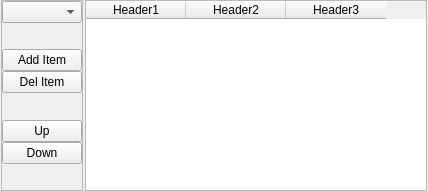
<?xml version="1.0" encoding="UTF-8"?>
<ui version="4.0">
 <class>wgSettings</class>
 <widget class="QWidget" name="wgSettings">
  <property name="geometry">
   <rect>
    <x>0</x>
    <y>0</y>
    <width>428</width>
    <height>191</height>
   </rect>
  </property>
  <property name="windowTitle">
   <string>ProdTree</string>
  </property>
  <layout class="QGridLayout" name="gridLayout">
   <property name="leftMargin">
    <number>1</number>
   </property>
   <property name="topMargin">
    <number>0</number>
   </property>
   <property name="rightMargin">
    <number>1</number>
   </property>
   <property name="bottomMargin">
    <number>0</number>
   </property>
   <property name="spacing">
    <number>1</number>
   </property>
   <item row="0" column="0">
    <layout class="QVBoxLayout" name="vlSettings">
     <property name="spacing">
      <number>2</number>
     </property>
     <item>
      <layout class="QHBoxLayout" name="hlSettings">
       <property name="spacing">
        <number>2</number>
       </property>
       <item>
        <widget class="QFrame" name="qfButtons">
         <property name="frameShape">
          <enum>QFrame::StyledPanel</enum>
         </property>
         <layout class="QVBoxLayout" name="vlTreeBtns">
          <property name="spacing">
           <number>0</number>
          </property>
          <property name="margin">
           <number>0</number>
          </property>
          <item>
           <widget class="QComboBox" name="cbCurrentTree">
            <property name="toolTip">
             <string>Current Tree</string>
            </property>
           </widget>
          </item>
          <item>
           <spacer name="verticalSpacer_2">
            <property name="orientation">
             <enum>Qt::Vertical</enum>
            </property>
            <property name="sizeHint" stdset="0">
             <size>
              <width>20</width>
              <height>20</height>
             </size>
            </property>
           </spacer>
          </item>
          <item>
           <widget class="QPushButton" name="pbAddItem">
            <property name="sizePolicy">
             <sizepolicy hsizetype="Minimum" vsizetype="Fixed">
              <horstretch>0</horstretch>
              <verstretch>0</verstretch>
             </sizepolicy>
            </property>
            <property name="minimumSize">
             <size>
              <width>0</width>
              <height>0</height>
             </size>
            </property>
            <property name="maximumSize">
             <size>
              <width>16777215</width>
              <height>16777215</height>
             </size>
            </property>
            <property name="text">
             <string>Add Item</string>
            </property>
           </widget>
          </item>
          <item>
           <widget class="QPushButton" name="pbDelItem">
            <property name="enabled">
             <bool>true</bool>
            </property>
            <property name="text">
             <string>Del Item</string>
            </property>
           </widget>
          </item>
          <item>
           <spacer name="verticalSpacer">
            <property name="orientation">
             <enum>Qt::Vertical</enum>
            </property>
            <property name="sizeHint" stdset="0">
             <size>
              <width>20</width>
              <height>20</height>
             </size>
            </property>
           </spacer>
          </item>
          <item>
           <widget class="QPushButton" name="pbItemUp">
            <property name="minimumSize">
             <size>
              <width>50</width>
              <height>20</height>
             </size>
            </property>
            <property name="maximumSize">
             <size>
              <width>16777215</width>
              <height>16777215</height>
             </size>
            </property>
            <property name="text">
             <string>Up</string>
            </property>
           </widget>
          </item>
          <item>
           <widget class="QPushButton" name="pbItemDn">
            <property name="minimumSize">
             <size>
              <width>50</width>
              <height>20</height>
             </size>
            </property>
            <property name="maximumSize">
             <size>
              <width>16777215</width>
              <height>16777215</height>
             </size>
            </property>
            <property name="text">
             <string>Down</string>
            </property>
           </widget>
          </item>
          <item>
           <spacer name="verticalSpacer_3">
            <property name="orientation">
             <enum>Qt::Vertical</enum>
            </property>
            <property name="sizeHint" stdset="0">
             <size>
              <width>20</width>
              <height>20</height>
             </size>
            </property>
           </spacer>
          </item>
         </layout>
        </widget>
       </item>
       <item>
        <widget class="QTreeWidget" name="twTree">
         <property name="minimumSize">
          <size>
           <width>0</width>
           <height>0</height>
          </size>
         </property>
         <property name="maximumSize">
          <size>
           <width>16777215</width>
           <height>16777215</height>
          </size>
         </property>
         <property name="alternatingRowColors">
          <bool>false</bool>
         </property>
         <property name="indentation">
          <number>2</number>
         </property>
         <attribute name="headerStretchLastSection">
          <bool>false</bool>
         </attribute>
         <column>
          <property name="text">
           <string>Header1</string>
          </property>
          <property name="textAlignment">
           <set>AlignHCenter|AlignVCenter|AlignCenter</set>
          </property>
         </column>
         <column>
          <property name="text">
           <string>Header2</string>
          </property>
          <property name="textAlignment">
           <set>AlignHCenter|AlignVCenter|AlignCenter</set>
          </property>
         </column>
         <column>
          <property name="text">
           <string>Header3</string>
          </property>
          <property name="textAlignment">
           <set>AlignHCenter|AlignVCenter|AlignCenter</set>
          </property>
         </column>
        </widget>
       </item>
      </layout>
     </item>
    </layout>
   </item>
  </layout>
 </widget>
 <resources/>
 <connections/>
</ui>
